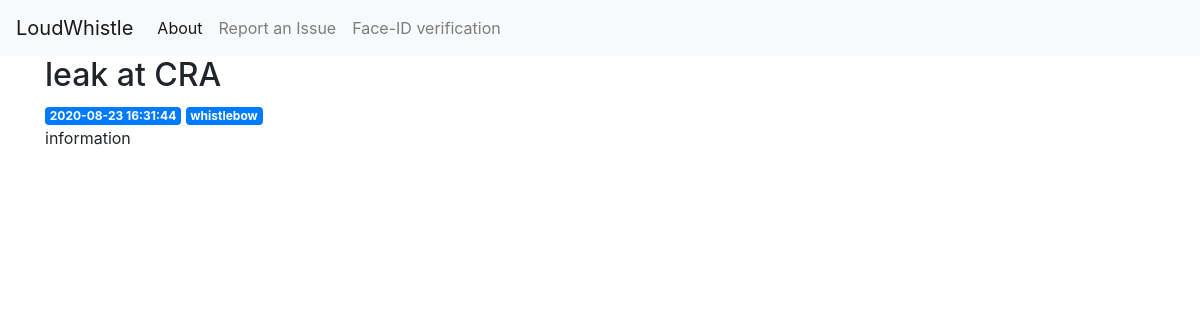
Page /3 on the committed database.
### tables this page shows
CREATE TABLE posts (
    id INTEGER PRIMARY KEY AUTOINCREMENT,
    created TIMESTAMP NOT NULL DEFAULT CURRENT_TIMESTAMP,
    title TEXT NOT NULL,
    category TEXT NOT NULL,
    content TEXT NOT NULL
    
);

### display/app.py (the view)
@app.route('/<int:post_id>')
def post(post_id):
    post = get_post(post_id)
    return render_template('post.html', post=post)

### display/app.py (called while the page is built)
def get_db_connection():
    conn = sqlite3.connect('database.db')
    conn.row_factory = sqlite3.Row
    return conn

def get_post(post_id):
    conn = get_db_connection()
    post = conn.execute('SELECT * FROM posts WHERE id = ?',
                        (post_id,)).fetchone()
    conn.close()
    if post is None:
        abort(404)
    return post

### display/templates/post.html
{% extends 'base.html' %}
{% block content %}
<body>
    <h2>{% block title %} {{ post['title'] }} {% endblock %}</h2>
    <span class="badge badge-primary">{{ post['created'] }}</span>
    <span class="badge badge-primary">{{ post['category'] }}</span>
    <p>{{ post['content'] }}</p>
    </body>
{% endblock %}

### rows in the picture
posts: title "leak at CRA", created "2020-08-23 16:31:44", category "whistlebow", content "information"
